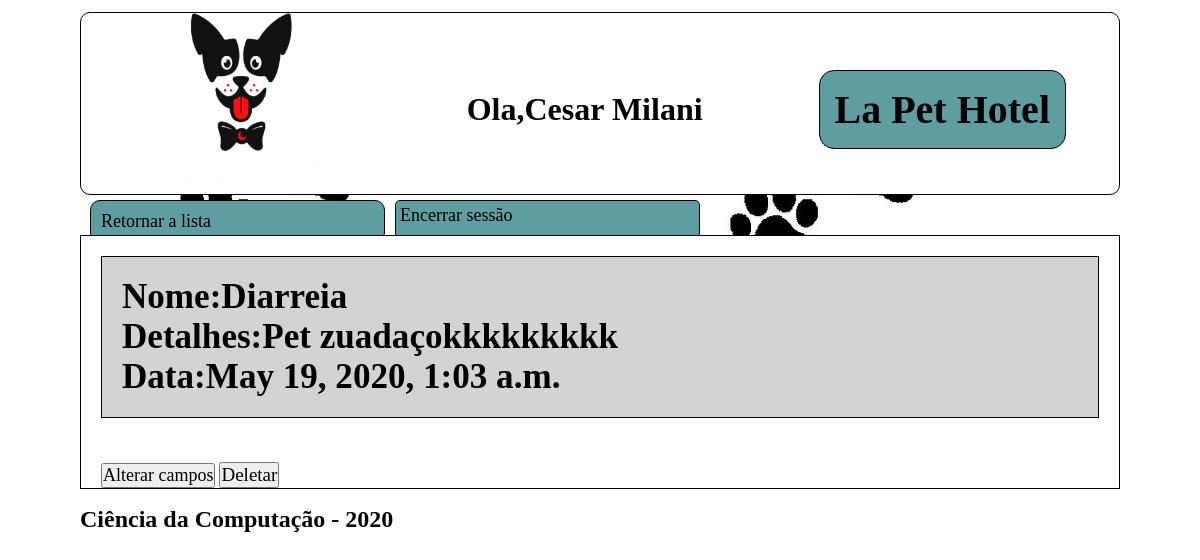
Screenshot of /servico/9 (signed in) with the database file from the repository.
### cliente/models.py (models this page shows, shortened)
class Pessoa(models.Model):
    _CPF = models.CharField(max_length=16, blank=False,null=False, default=0)
    _nome = models.CharField("Nome",max_length=100,blank=False,null=False)
    _email = models.EmailField("E-Mail",max_length=200,blank=True, null=False, unique=True)
    _tel = models.CharField("Telefone",max_length=20,blank=True,null=True)
    user = models.OneToOneField(User, verbose_name="Usuario",on_delete=models.CASCADE, null=True)
    class Meta:
        abstract = True
    @property
    def nome(self):
        return self._nome
    @property
    def CPF(self):
        return self._CPF
    @property
    def email(self):
        return self._email
    @property
    def tel(self):
        return self._tel

class Monitor(Pessoa):
    administrador = models.ForeignKey(Administrador, verbose_name="Administradores",on_delete=models.CASCADE, null=True,blank=True)
    _CTPS = models.CharField(max_length=25,blank=True,null=True)
    class Meta:
        verbose_name = 'monitor'
        verbose_name_plural = 'monitores'
    @property
    def CTPS(self):
        return self._CTPS

class Servicos(models.Model):
    _nome=models.CharField("Nome do serviço",max_length=300,blank=False,null=False,default="Nome do serviço prestado")
    _detalhes=models.TextField("Detalhes", max_length=1000,blank=False,null=False,default="Serviço prestado")
    pet = models.ForeignKey(Pet,verbose_name="Pet que recebeu",on_delete=models.CASCADE, null=False,blank=False)
    monitor = models.ForeignKey(Monitor,verbose_name="Monitor que aplicou",on_delete=models.CASCADE, null=False,blank=False)
    data = models.DateTimeField(verbose_name="Data de ocorrência",auto_now_add=True)
    class Meta:
        verbose_name = 'serviço'
        verbose_name_plural = 'serviços'
    @property
    def nome(self):
        return self._nome
    @property
    def detalhes(self):
        return self._detalhes

### cliente/views.py (the view)
# urls.py: path('servico/<id>', views.detalhes_servico),
@login_required(login_url='/login/')
def detalhes_servico(request,id):
    monitor = Monitor.objects.get(user = request.user)
    servico = Servicos.objects.get(monitor=monitor, id=id)
    return render(request, 'servico.html',{'monitor':monitor,'servico':servico})

### cliente/templates/servico.html (shortened to what this page needs)
{%load static%}<!DOCTYPE html><html lang="en"><head><link rel="stylesheet" type="text/css" href="{% static 'assets/css/servico.css' %}"></head><body><div class="header"><img class="logo" src="{% static 'assets/imgs/logo.png' %}" alt="My image"><h1 class="user">Ola,{{monitor.nome}}</h1><h1 class="title">La Pet Hotel</h1></div><div class="nav"><ul class="nav-1"><li class="cadastro"><a href="/monitor/servicos/{{monitor.id}}">Retornar a lista</a></li><li class="logout"><a href="/logout/">Encerrar sessão</a></li></ul></div><div class="conteudo"><div class="pet"><h3>Nome:{{servico.nome}}</h3><h3>Detalhes:{{servico.detalhes}}</h3><h3>Data:{{servico.data}}</h3></div><div class="botoes"><button class=""><a href="/servico/{{servico.id}}/mudanca">Alterar campos</a></button> <button id="myBtn">Deletar</button></div></div><div class="footer"><footer><h2>Ciência da Computação - 2020</h2></footer></div></body></html>

### static/assets/css/servico.css (style rules this page uses)
* { padding:0;margin:0 }
h1 { font-family:'Indie Flower',cursive;margin-left:10px;margin-top:12px }
body { display:grid;background-image:url("/static/assets/imgs/ossos.jpg");min-width:100vh;grid-template-columns:1fr;grid-template-rows:200px 30px 1fr 100px;grid-template-areas:'cabecalho' 'navegacao' 'conteudo' 'rodape' }
.header { display:flex;margin:12px 80px 5px 80px;grid-area:cabecalho;background-color:white;align-items:center;border:solid 1px black;border-radius:10px;justify-content:space-around }
.logo { height:100% }
.title { font-size:40px;font-family:'Indie Flower',cursive;border:solid 1px black;background-color:cadetblue;padding:15px;border-radius:15px }
.nav { grid-area:navegacao;margin:0 500px 5px 80px }
.nav-1 { display:grid;list-style:none;grid-template-columns:1fr 1fr;grid-gap:10px;grid-template-areas:'botao-1 botao-2' }
.cadastro { border:solid 1px black;padding:10px;border-radius:10px;margin-bottom:5px;margin-left:10px;background-color:cadetblue }
.nav-1 .logout { grid-area:botao-2;padding:4px;border:solid 1px black;background-color:cadetblue;border-radius:5px }
a { font-family:'Indie Flower',cursive;text-decoration:none;font-size:18px;color:black }
.conteudo { grid-area:conteudo;margin:5px 80px 5px 80px;background-color:white;display:grid;grid-template-columns:1fr;grid-gap:24px;border:solid 1px black }
.pet { margin:20px;border:solid 1px black;padding:20px;background-color:lightgray;font-size:30px }
.botoes { margin-left:20px }
.footer { grid-area:rodape;margin:12px 80px 5px 80px }
#myBtn { text-decoration:solid;font-family:'Indie Flower',cursive;font-size:19px;color:black }

### rows the page displays
Monitor: nome "Cesar Milani"
Servicos: nome "Diarreia", detalhes "Pet zuadaçokkkkkkkkk", data "May 19, 2020, 1:03 a.m."
